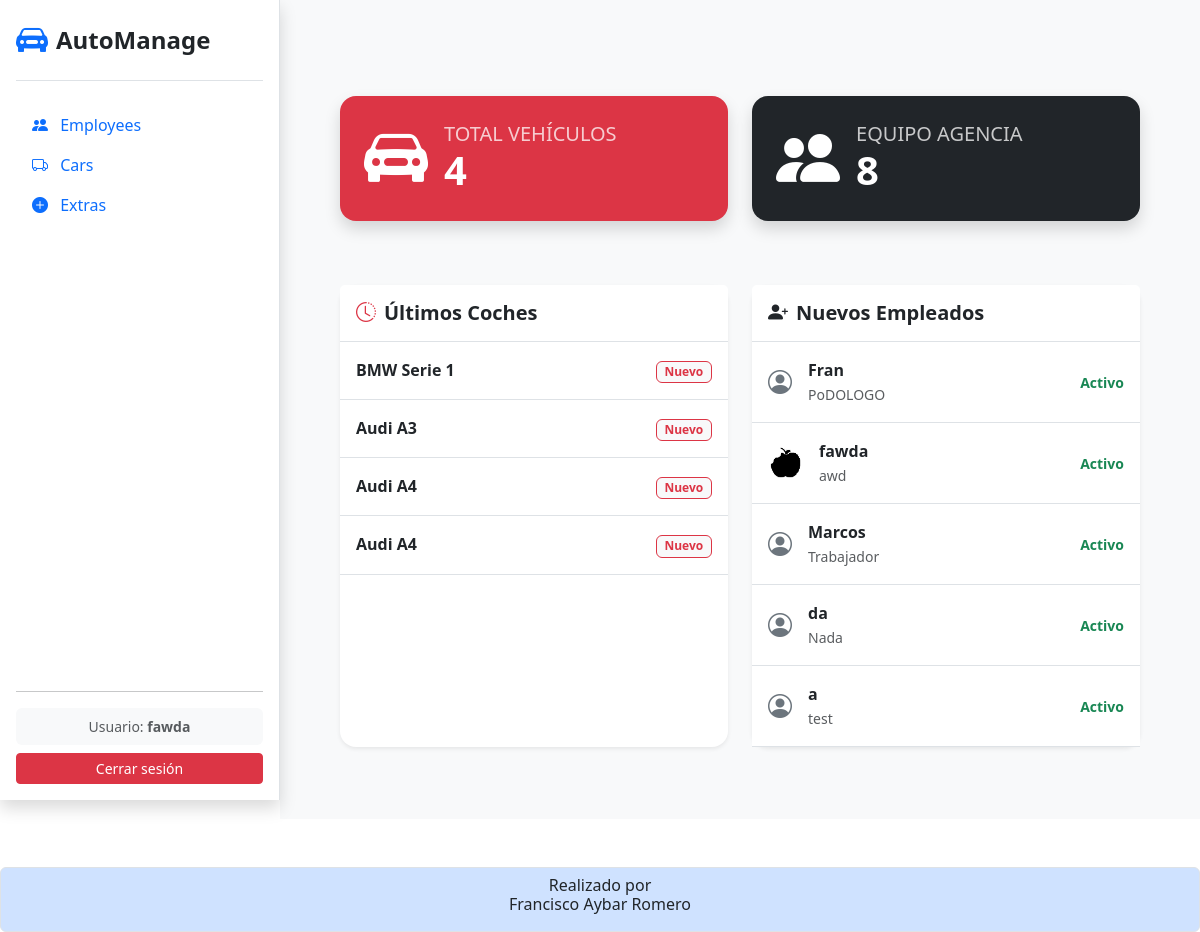
The page / (signed in) on the database as committed earlier.
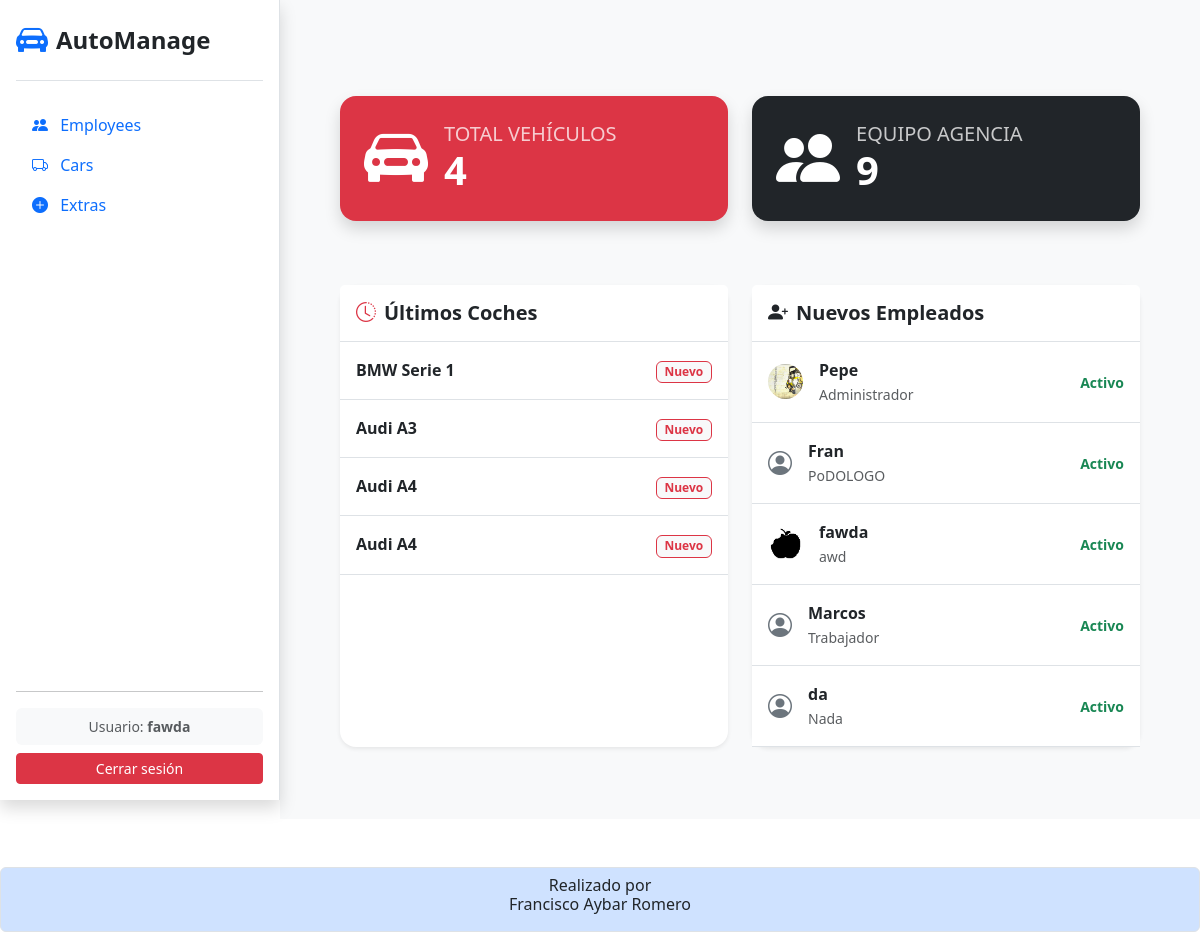
The same page on the database as committed later.
### app_agencia_coches/models.py (models this page shows, shortened)
class Cars (models.Model):
    marca = models.CharField (
        verbose_name = 'Marca',
        max_length = 100,
        default = ''
    )
    modelo = models.CharField (
        verbose_name = 'Modelo',
        max_length =  100,
        default = ''
    )
    fecha_fabricacion = models.DateField (
        verbose_name = 'Fecha de fabricacion',
        default = date.today
    )
    kilometros = models.PositiveIntegerField (
        verbose_name = 'Kilometros',
        default = 0
    )
    combustible = models.CharField (
        verbose_name = 'Combustible',
        max_length = 100,
        default = ''
    )
    color = models.CharField (
        verbose_name = 'Color',
        max_length = 100,
        default = ''
    )
    imagen = models.ImageField (
        verbose_name = 'Imagen',
        upload_to = "coches/",
        blank=True,
        null=True
    )
    fecha_modificacion = models.DateField (
        auto_now = True
    )
    creado_por = models.ForeignKey(
        Employee,
        verbose_name = 'Creado por',
        on_delete = models.CASCADE
    )
    extras = models.ManyToManyField(
        Extra,
        verbose_name = 'Extras',
        related_name = 'coches',
        blank=True
    )

class Employee (models.Model):
    user = models.OneToOneField(
        User,
        on_delete = models.CASCADE,
        null = True,
        blank = True
    )
    nombre = models.CharField (
        verbose_name = 'Nombre',
        max_length = 100,
        default = ''
    )
    apellidos = models.CharField (
        verbose_name = 'Apellidos',
        max_length = 100,
        default = ''
    )
    puesto = models.CharField (
        verbose_name = 'Puesto',
        max_length = 100,
        default = ''
    )
    fecha_contratacion = models.DateField (
        verbose_name = 'Fecha de contratacion',
        auto_now_add = True
    )
    foto = models.ImageField (
        verbose_name = 'Foto',
        upload_to = "empleados/",
        blank = True,
        null = True
    )

### app_agencia_coches/views.py (the view)
# urls.py: path('', views.dashboard, name='dashboard'),
@login_required
def dashboard(request):
    total_cars = Cars.objects.count()
    total_employees = Employee.objects.count()
    recent_cars = Cars.objects.all().order_by('-id')[:5]
    recent_employees = Employee.objects.all().order_by('-id')[:5]
    context = {
        'total_cars': total_cars,
        'total_employees': total_employees,
        'recent_cars': recent_cars,
        'recent_employees': recent_employees,
    }
    return render(request, 'index.html', context)

### app_agencia_coches/templates/index.html (shortened to what the changed rows need)
<!doctype html>
<html lang="es-ES">
    <head>
        {% block css %}
        <link
            href="https://cdn.jsdelivr.net/npm/bootstrap@5.3.2/dist/css/bootstrap.min.css"
            rel="stylesheet"
        />
        {% endblock css %}
        {% block icon %}
        <link rel="stylesheet" href="https://cdn.jsdelivr.net/npm/bootstrap-icons@1.13.1/font/bootstrap-icons.min.css">
        {% endblock icon %}
        {% load static %}
        <link rel="stylesheet" href="{% static 'css/blur_detalles.css' %}">
        <link rel="stylesheet" href="{% static 'css/style_sidebar.css' %}">
    </head>
    <body>
        <div id="wrapper">
            <main class="main-content w-100 bg-light p-3 p-md-5">
                {% block content %}
                <div class="container mt-5">
                    <div class="row mb-5">
                        <div class="col-md-6 mb-3">
                            <div class="card bg-danger text-white shadow border-0 rounded-4">
                                <div class="card-body d-flex align-items-center p-4">
                                    <div>
                                        <h1 class="fw-bold mb-0">{{ total_cars }}</h1>
                                    </div>
                                </div>
                            </div>
                        </div>
                        <div class="col-md-6 mb-3">
                            <div class="card bg-dark text-white shadow border-0 rounded-4">
                                <div class="card-body d-flex align-items-center p-4">
                                    <div>
                                        <h5 class="text-uppercase mb-0 opacity-75">Equipo Agencia</h5>
                                        <h1 class="fw-bold mb-0">{{ total_employees }}</h1>
                                    </div>
                                </div>
                            </div>
                        </div>
                    </div>
                    <div class="row">
                        <div class="col-lg-6 mb-4">
                            <div class="card shadow-sm border-0 rounded-4 h-100">
                                <div class="card-body p-0">
                                    <div class="table-responsive">
                                        <table class="table table-hover mb-0">
                                            <tbody class="border-top-0">
                                                {% for car in recent_cars %}
                                                <tr>
                                                    <td class="p-3">
                                                        <div class="fw-bold text-dark">{{ car.marca }} {{ car.modelo }}</div>
                                                    </td>
                                                    <td class="p-3 text-end align-middle">
                                                        <span class="badge bg-light text-danger border border-danger">Nuevo</span>
                                                    </td>
                                                </tr>
                                                {% empty %}
                                                <tr class="text-center"><td class="p-4 text-muted">No hay coches registrados.</td></tr>
                                                {% endfor %}
                                            </tbody>
                                        </table>
                                    </div>
                                </div>
                            </div>
                        </div>
                        <div class="col-lg-6 mb-4">
                            <div class="card shadow-sm border-0 rounded-4 h-100">
                                <div class="card-body p-0">
                                    <div class="table-responsive">
                                        <table class="table table-hover mb-0">
                                            <tbody class="border-top-0">
                                                {% for emp in recent_employees %}
                                                <tr>
                                                    <td class="p-3 d-flex align-items-center">
                                                        {% if emp.foto %}
                                                            <img src="{{ emp.foto.url }}" class="rounded-circle me-3" style="width: 35px; height: 35px; object-fit: cover;">
                                                        {% else %}
                                                            <i class="bi bi-person-circle fs-4 me-3 text-secondary"></i>
                                                        {% endif %}
                                                        <div>
                                                            <div class="fw-bold text-dark">{{ emp.user.username }}</div>
                                                            <small class="text-muted">{{ emp.puesto }}</small>
                                                        </div>
                                                    </td>
                                                    <td class="p-3 text-end align-middle">
                                                        <span class="text-success small fw-bold">Activo</span>
                                                    </td>
                                                </tr>
                                                {% empty %}
                                                <tr class="text-center"><td class="p-4 text-muted">No hay empleados registrados.</td></tr>
                                                {% endfor %}
                                            </tbody>
                                        </table>
                                    </div>
                                </div>
                            </div>
                        </div>
                    </div>
                </div>
                {% endblock %}
            </main>
        </div>
    </body>
</html>

Rows that differ between the two databases and show on the page:
no longer on this page (row unchanged): Employee: user.username "a", puesto "test"
added Employee: foto (picture), user.username "Pepe", puesto "Administrador"
Other text that changed with them:
{{ total_employees }}: "8" → "9"
